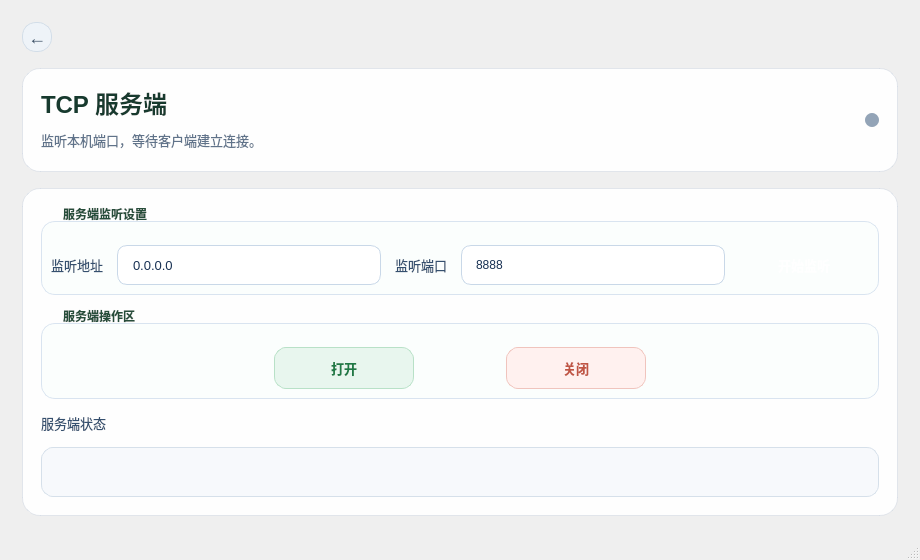
<?xml version="1.0" encoding="UTF-8"?>
<ui version="4.0">
 <class>TcpServerWindow</class>
 <widget class="QMainWindow" name="TcpServerWindow">
  <property name="geometry">
   <rect>
    <x>0</x>
    <y>0</y>
    <width>920</width>
    <height>560</height>
   </rect>
  </property>
  <property name="minimumSize">
   <size>
    <width>920</width>
    <height>560</height>
   </size>
  </property>
  <property name="maximumSize">
   <size>
    <width>920</width>
    <height>560</height>
   </size>
  </property>
  <property name="windowTitle">
   <string>TCP 服务端</string>
  </property>
  <property name="styleSheet">
   <string notr="true">QMainWindow {
    background: qlineargradient(x1:0, y1:0, x2:1, y2:1,
                                stop:0 #eef8f1, stop:0.55 #f9fcfb, stop:1 #edf4ff);
}
QWidget#centralwidget {
    background: transparent;
}
QFrame#headerFrame, QFrame#contentFrame {
    background: rgba(255, 255, 255, 0.92);
    border: 1px solid rgba(122, 146, 184, 0.18);
    border-radius: 18px;
}
QFrame#statusDot {
    background-color: #93a4b7;
    border-radius: 7px;
}
QLabel#titleLabel {
    color: #173a2e;
    font-size: 24px;
    font-weight: 700;
}
QLabel#subtitleLabel {
    color: #60738a;
    font-size: 13px;
}
QGroupBox {
    border: 1px solid #d9e4f0;
    border-radius: 14px;
    margin-top: 14px;
    padding-top: 14px;
    background-color: #fbfefd;
    font-weight: 700;
    color: #264d3a;
}
QGroupBox::title {
    subcontrol-origin: margin;
    left: 14px;
    padding: 0 6px;
}
QLabel {
    color: #35506f;
    font-size: 13px;
}
QLineEdit, QLabel#hostValueLabel {
    min-height: 38px;
    border: 1px solid #c9d8e8;
    border-radius: 10px;
    background: white;
    padding: 0 12px;
    color: #183153;
}
QLineEdit:focus {
    border: 1px solid #5b8def;
    background: #fdfefe;
}
QPushButton {
    min-height: 40px;
    border-radius: 12px;
    border: none;
    padding: 0 18px;
    font-size: 13px;
    font-weight: 700;
}
QPushButton#listenButton {
    background: qlineargradient(x1:0, y1:0, x2:1, y2:0,
                                stop:0 #1f9c57, stop:1 #4fc27d);
    color: white;
}
QPushButton#listenButton:hover {
    background: qlineargradient(x1:0, y1:0, x2:1, y2:0,
                                stop:0 #1a8b4d, stop:1 #42ae6f);
}
QPushButton#openButton {
    background-color: #e8f6ee;
    color: #1f7a46;
    border: 1px solid #b8e1c7;
}
QPushButton#openButton:hover {
    background-color: #dcf1e4;
}
QPushButton#closeButton {
    background-color: #fff1ef;
    color: #c05543;
    border: 1px solid #f0c4bd;
}
QPushButton#closeButton:hover {
    background-color: #ffe8e2;
}
QPushButton#backButton {
    min-width: 28px;
    max-width: 28px;
    min-height: 28px;
    max-height: 28px;
    padding: 0;
    font-size: 18px;
    font-weight: 700;
    background-color: #eef3f8;
    color: #405469;
    border: 1px solid #d2dde8;
    border-radius: 14px;
}
QPushButton#backButton:hover {
    background-color: #e4ebf3;
}
QPushButton:pressed {
    padding-top: 1px;
}
QLabel#statusLabel {
    border-radius: 12px;
    padding: 12px 14px;
    font-size: 13px;
    font-weight: 600;
    border: 1px solid #d6e0ea;
    background-color: #f7f9fc;
    color: #4d6076;
}
QLabel#statusLabel[state=&quot;idle&quot;] {
    background-color: #f3f6fa;
    border: 1px solid #d8e1eb;
    color: #64778c;
}
QLabel#statusLabel[state=&quot;busy&quot;] {
    background-color: #eefaf4;
    border: 1px solid #c4ead3;
    color: #247149;
}
QLabel#statusLabel[state=&quot;success&quot;] {
    background-color: #eaf8f0;
    border: 1px solid #bde4cb;
    color: #22814d;
}
QLabel#statusLabel[state=&quot;error&quot;] {
    background-color: #fff1ef;
    border: 1px solid #f1c4bc;
    color: #bf5544;
}</string>
  </property>
  <widget class="QWidget" name="centralwidget">
   <layout class="QVBoxLayout" name="verticalLayout">
    <property name="spacing">
     <number>16</number>
    </property>
    <property name="leftMargin">
     <number>22</number>
    </property>
    <property name="topMargin">
     <number>22</number>
    </property>
    <property name="rightMargin">
     <number>22</number>
    </property>
    <property name="bottomMargin">
     <number>22</number>
    </property>
    <item>
     <widget class="QPushButton" name="backButton">
      <property name="minimumSize">
       <size>
        <width>30</width>
        <height>30</height>
       </size>
      </property>
      <property name="maximumSize">
       <size>
        <width>30</width>
        <height>30</height>
       </size>
      </property>
      <property name="toolTip">
       <string>返回选择</string>
      </property>
      <property name="text">
       <string>←</string>
      </property>
     </widget>
    </item>
    <item>
     <widget class="QFrame" name="headerFrame">
      <property name="frameShape">
       <enum>QFrame::Shape::StyledPanel</enum>
      </property>
      <layout class="QHBoxLayout" name="horizontalLayout_3">
       <property name="leftMargin">
        <number>18</number>
       </property>
       <property name="topMargin">
        <number>16</number>
       </property>
       <property name="rightMargin">
        <number>18</number>
       </property>
       <property name="bottomMargin">
        <number>16</number>
       </property>
       <item>
        <layout class="QVBoxLayout" name="verticalLayout_2">
         <property name="spacing">
          <number>4</number>
         </property>
         <item>
          <widget class="QLabel" name="titleLabel">
           <property name="text">
            <string>TCP 服务端</string>
           </property>
          </widget>
         </item>
         <item>
          <widget class="QLabel" name="subtitleLabel">
           <property name="text">
            <string>监听本机端口，等待客户端建立连接。</string>
           </property>
          </widget>
         </item>
        </layout>
       </item>
       <item>
        <spacer name="horizontalSpacer_2">
         <property name="orientation">
          <enum>Qt::Orientation::Horizontal</enum>
         </property>
         <property name="sizeHint" stdset="0">
          <size>
           <width>40</width>
           <height>20</height>
          </size>
         </property>
        </spacer>
       </item>
       <item>
        <widget class="QFrame" name="statusDot">
         <property name="minimumSize">
          <size>
           <width>14</width>
           <height>14</height>
          </size>
         </property>
         <property name="maximumSize">
          <size>
           <width>14</width>
           <height>14</height>
          </size>
         </property>
         <property name="frameShape">
          <enum>QFrame::Shape::StyledPanel</enum>
         </property>
        </widget>
       </item>
      </layout>
     </widget>
    </item>
    <item>
     <widget class="QFrame" name="contentFrame">
      <property name="frameShape">
       <enum>QFrame::Shape::StyledPanel</enum>
      </property>
      <layout class="QVBoxLayout" name="verticalLayout_3">
       <property name="spacing">
        <number>14</number>
       </property>
       <property name="leftMargin">
        <number>18</number>
       </property>
       <property name="topMargin">
        <number>18</number>
       </property>
       <property name="rightMargin">
        <number>18</number>
       </property>
       <property name="bottomMargin">
        <number>18</number>
       </property>
       <item>
        <widget class="QGroupBox" name="connectionGroupBox">
         <property name="title">
          <string>服务端监听设置</string>
         </property>
         <layout class="QGridLayout" name="gridLayout">
          <property name="horizontalSpacing">
           <number>14</number>
          </property>
          <property name="verticalSpacing">
           <number>12</number>
          </property>
          <item row="0" column="0">
           <widget class="QLabel" name="hostLabel">
            <property name="sizePolicy">
             <sizepolicy hsizetype="Fixed" vsizetype="Preferred">
              <horstretch>0</horstretch>
              <verstretch>0</verstretch>
             </sizepolicy>
            </property>
            <property name="text">
             <string>监听地址</string>
            </property>
           </widget>
          </item>
          <item row="0" column="1">
           <widget class="QLabel" name="hostValueLabel">
            <property name="enabled">
             <bool>true</bool>
            </property>
            <property name="sizePolicy">
             <sizepolicy hsizetype="Expanding" vsizetype="Preferred">
              <horstretch>0</horstretch>
              <verstretch>0</verstretch>
             </sizepolicy>
            </property>
            <property name="minimumSize">
             <size>
              <width>200</width>
              <height>40</height>
             </size>
            </property>
            <property name="text">
             <string>0.0.0.0</string>
            </property>
            <property name="alignment">
             <set>Qt::AlignmentFlag::AlignLeading|Qt::AlignmentFlag::AlignLeft|Qt::AlignmentFlag::AlignVCenter</set>
            </property>
           </widget>
          </item>
          <item row="0" column="2">
           <widget class="QLabel" name="portLabel">
            <property name="sizePolicy">
             <sizepolicy hsizetype="Fixed" vsizetype="Preferred">
              <horstretch>0</horstretch>
              <verstretch>0</verstretch>
             </sizepolicy>
            </property>
            <property name="text">
             <string>监听端口</string>
            </property>
           </widget>
          </item>
          <item row="0" column="3">
           <widget class="QLineEdit" name="portLineEdit">
            <property name="sizePolicy">
             <sizepolicy hsizetype="Expanding" vsizetype="Preferred">
              <horstretch>0</horstretch>
              <verstretch>0</verstretch>
             </sizepolicy>
            </property>
            <property name="minimumSize">
             <size>
              <width>200</width>
              <height>40</height>
             </size>
            </property>
            <property name="text">
             <string>8888</string>
            </property>
            <property name="placeholderText">
             <string>请输入监听端口</string>
            </property>
           </widget>
          </item>
          <item row="0" column="4">
           <widget class="QPushButton" name="listenButton">
            <property name="sizePolicy">
             <sizepolicy hsizetype="Fixed" vsizetype="Fixed">
              <horstretch>0</horstretch>
              <verstretch>0</verstretch>
             </sizepolicy>
            </property>
            <property name="minimumSize">
             <size>
              <width>130</width>
              <height>40</height>
             </size>
            </property>
            <property name="text">
             <string>开始监听</string>
            </property>
           </widget>
          </item>
         </layout>
        </widget>
       </item>
       <item>
        <widget class="QGroupBox" name="controlGroupBox">
         <property name="title">
          <string>服务端操作区</string>
         </property>
         <layout class="QHBoxLayout" name="horizontalLayout">
          <property name="spacing">
           <number>12</number>
          </property>
          <item>
           <spacer name="horizontalSpacer_3">
            <property name="orientation">
             <enum>Qt::Orientation::Horizontal</enum>
            </property>
            <property name="sizeHint" stdset="0">
             <size>
              <width>20</width>
              <height>20</height>
             </size>
            </property>
           </spacer>
          </item>
          <item>
           <widget class="QPushButton" name="openButton">
            <property name="minimumSize">
             <size>
              <width>140</width>
              <height>42</height>
             </size>
            </property>
            <property name="text">
             <string>打开</string>
            </property>
           </widget>
          </item>
          <item>
           <spacer name="horizontalSpacer_back">
            <property name="orientation">
             <enum>Qt::Orientation::Horizontal</enum>
            </property>
            <property name="sizeType">
             <enum>QSizePolicy::Policy::Fixed</enum>
            </property>
            <property name="sizeHint" stdset="0">
             <size>
              <width>80</width>
              <height>20</height>
             </size>
            </property>
           </spacer>
          </item>
          <item>
           <widget class="QPushButton" name="closeButton">
            <property name="minimumSize">
             <size>
              <width>140</width>
              <height>42</height>
             </size>
            </property>
            <property name="text">
             <string>关闭</string>
            </property>
           </widget>
          </item>
          <item>
           <spacer name="horizontalSpacer_4">
            <property name="orientation">
             <enum>Qt::Orientation::Horizontal</enum>
            </property>
            <property name="sizeHint" stdset="0">
             <size>
              <width>20</width>
              <height>20</height>
             </size>
            </property>
           </spacer>
          </item>
         </layout>
        </widget>
       </item>
       <item>
        <widget class="QLabel" name="statusTitleLabel">
         <property name="text">
          <string>服务端状态</string>
         </property>
        </widget>
       </item>
       <item>
        <widget class="QLabel" name="statusLabel">
         <property name="minimumSize">
          <size>
           <width>0</width>
           <height>50</height>
          </size>
         </property>
         <property name="text">
          <string/>
         </property>
         <property name="wordWrap">
          <bool>true</bool>
         </property>
        </widget>
       </item>
      </layout>
     </widget>
    </item>
   </layout>
  </widget>
  <widget class="QMenuBar" name="menubar">
   <property name="geometry">
    <rect>
     <x>0</x>
     <y>0</y>
     <width>920</width>
     <height>21</height>
    </rect>
   </property>
  </widget>
  <widget class="QStatusBar" name="statusbar"/>
 </widget>
 <resources/>
 <connections/>
</ui>
